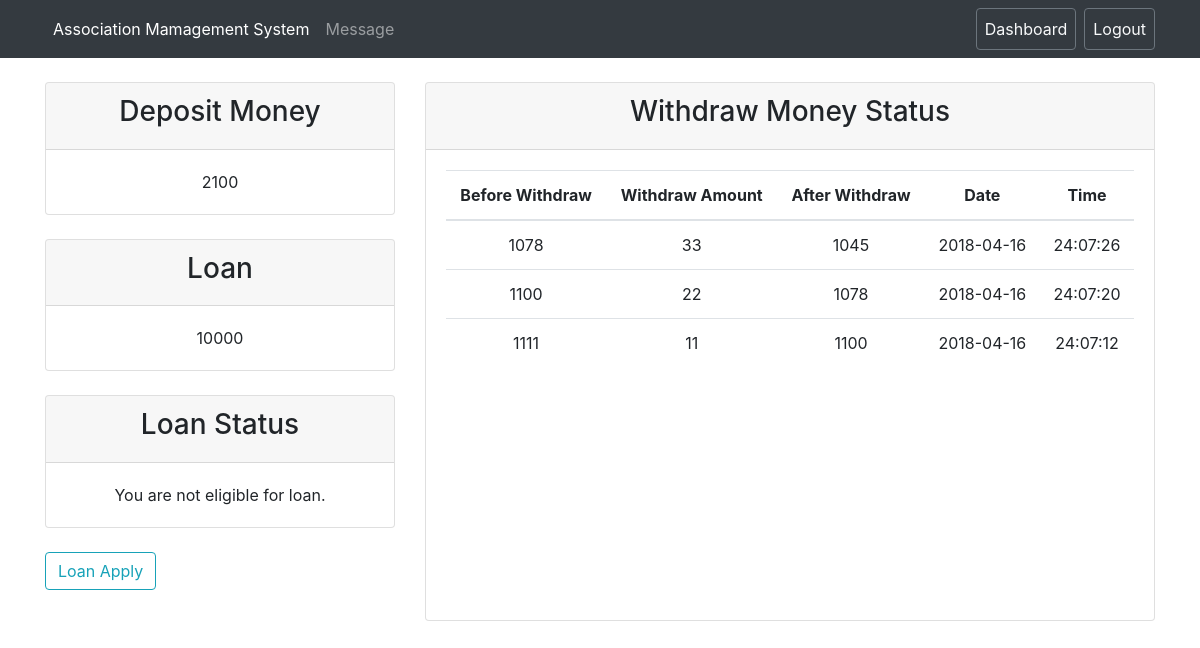
/user_dashboard.php (signed in), run on the app's committed database.
### tables this page shows
CREATE TABLE `user_data` (
  `id` int(11) NOT NULL,
  `username` varchar(50) NOT NULL,
  `money` int(11) NOT NULL,
  `loan` int(11) NOT NULL,
  `loanInterest` int(11) NOT NULL
);

CREATE TABLE `withdraw_status` (
  `id` int(11) NOT NULL,
  `username` varchar(50) NOT NULL,
  `beforeWithdraw` varchar(10) NOT NULL,
  `withdrawMoney` varchar(10) NOT NULL,
  `afterWithdraw` varchar(10) NOT NULL,
  `time` varchar(8) NOT NULL,
  `date` date NOT NULL
);

### config.php (called while the page is built, shortened)
<?php
$project_name = "Association Mamagement System";
?>

### user_dashboard.php (the view, shortened to what this page needs)
<?php
require 'config.php';
$username = $_SESSION['AMS_user_login'];
$userQuery = "SELECT `money`, `loan` FROM `user_data` WHERE `username` = '$username'";
$userResult = mysqli_query($conn, $userQuery);
$userData = mysqli_fetch_assoc($userResult);
if ($userData) {
	$userMoney = $userData['money'];
	$userLoan = $userData['loan'];
}
?>
<!DOCTYPE html>
<html>
<head>
	<link rel="stylesheet" href="asset/css/bootstrap.min.css">
	<link rel="stylesheet" href="asset/css/style.css">
</head>
<body class="text-center">
	<nav class="navbar navbar-expand-lg navbar-dark bg-dark">
		<div class="container">
			<div class="collapse navbar-collapse" id="AMSNavbar">
				<ul class="navbar-nav mr-auto">
					<li class="nav-item active">
						<a class="nav-link" href="index.php">
							<?php echo $project_name; ?>
						</a>
					</li>
					<li class="nav-item">
						<a class="nav-link" href="user_message.php?name=<?php echo $username ?>">Message</a>
					</li>
				</ul>
				<ul class="navbar-nav my-2 my-md-0">
					<li class="nav-item">
						<a class="nav-link btn btn-outline-secondary text-light" href="user_dashboard.php">Dashboard</a>
					</li>
					<li class="ml-2 nav-item">
						<a class="nav-link btn btn-outline-secondary text-light" href="logout.php">Logout</a>
					</li>
				</ul>
			</div>
		</div>
	</nav>
	<main role="main" class="container">
		<div class="row">
			<div class="col-md-4 mt-4">
				<div class="card">
					<div class="card-header">
						<b>
							<h3>Deposit Money</h3>
						</b>
					</div>
					<div class="card-body">
						<?php echo $userMoney; ?>
					</div>
				</div>
				<div class="card mt-4">
					<div class="card-header">
						<h3>Loan</h3>
					</div>
					<div class="card-body ">
						<?php echo $userLoan; ?>
					</div>
				</div>
				<div class="card mt-4">
					<div class="card-header">
						<h3>Loan Status</h3>
					</div>
					<div class="card-body">
						<?php
							if ($userMoney >= 10000) {
								echo "You are eligible to apply for loan.";
							} else {
								echo "You are not eligible for loan.";
							}
						?>
					</div>
				</div>
				<div class="row">
					<div class="col">
						<button type="button" class="btn btn-outline-info mt-4 float-left" data-toggle="modal" data-target="#AMSloanApply">Loan Apply</button>
					</div>
				</div>
			</div>
			<?php
				$data = array();
				$sqlquery = "SELECT `beforeWithdraw`, `withdrawMoney`, `afterWithdraw`, `time`, `date` FROM `withdraw_status` WHERE `username` = '$username' ORDER BY `withdraw_status`.`id` DESC ";
				if ($result = $conn->query($sqlquery)) {
					while ($rows = $result->fetch_array(MYSQLI_ASSOC)) {
						$data[] = $rows;
					}
				}
			?>
			<div class="col-md-8">
				<div class="card mt-4">
					<div class="card-header">
						<h3>Withdraw Money Status</h3>
					</div>
					<div class="card-body userWithdraw">
						<table class="table table-hover">
							<thead>
								<tr>
									<th>Before Withdraw</th>
									<th>Withdraw Amount</th>
									<th>After Withdraw</th>
									<th>Date</th>
									<th>Time</th>
								</tr>
							</thead>
							<tbody>
								<?php
									foreach ($data as $row) {
										echo "<tr>";
										echo "<td>" . $row['beforeWithdraw'] . "</td>";
										echo "<td>" . $row['withdrawMoney'] . "</td>";
										echo "<td>" . $row['afterWithdraw'] . "</td>";
										echo "<td>" . $row['date'] . "</td>";
										echo "<td>" . $row['time'] . "</td>";
										echo "</tr>";
									}
								?>
							</tbody>
						</table>
					</div>
				</div>
			</div>
		</div>
	</main>
</body>
</html>

### asset/css/style.css (style rules this page uses)
.userWithdraw { height: 470px; overflow-y: scroll; }

### data on the page
user_data: money "2100", loan "10000"
withdraw_status: beforeWithdraw "1078", withdrawMoney "33", afterWithdraw "1045", date "2018-04-16", time "24:07:26"
withdraw_status: beforeWithdraw "1100", withdrawMoney "22", afterWithdraw "1078", date "2018-04-16", time "24:07:20"
withdraw_status: beforeWithdraw "1111", withdrawMoney "11", afterWithdraw "1100", date "2018-04-16", time "24:07:12"

### other printed values
$project_name "Association Mamagement System"
